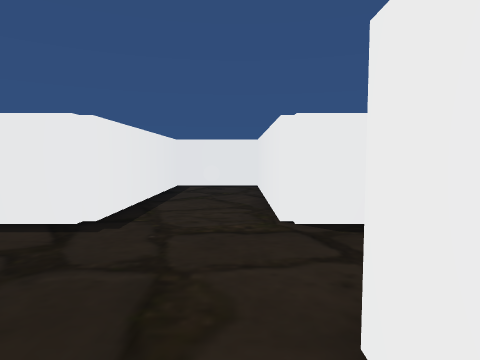
view 1 (above)

16 first-person views from a walk through a 3-D level made in the Unity game engine. The camera is 1.2 m above the floor, tilts 4° down and sees 75° across. The floor is counted in squares, 1 m on a side. Each view is taken from the middle of a square. On the plan, view 1 faces up. The plan holds only what a view shows up to about 13 squares ahead; the rest is blank. The place goes on beyond the plan. The player character is not drawn.

view 2
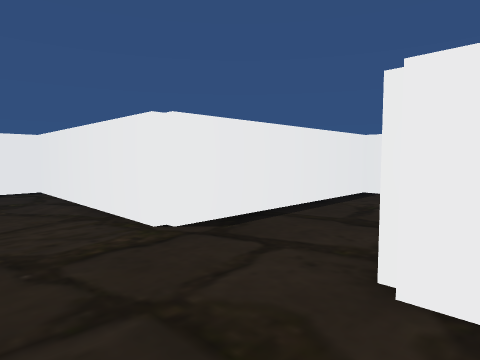

view 3
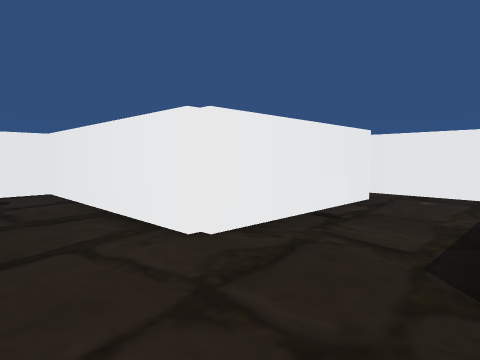

view 4
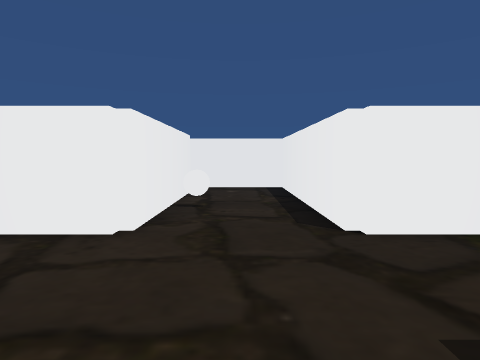

view 5
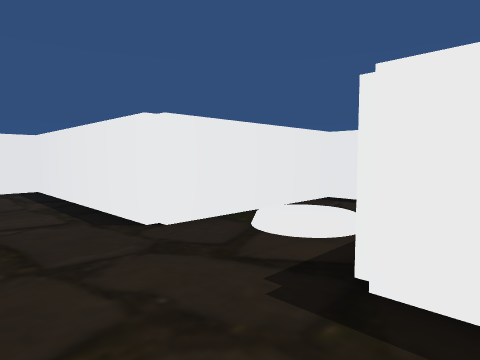

view 6
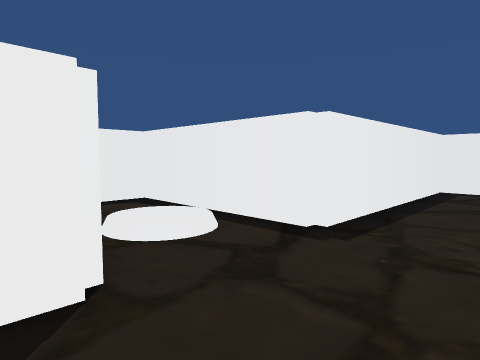

view 7
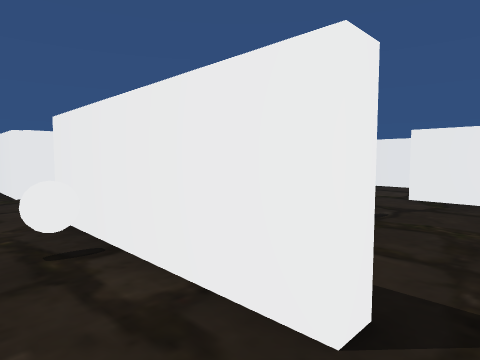

view 8
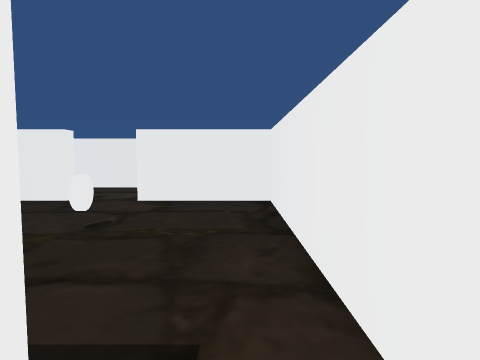

view 9
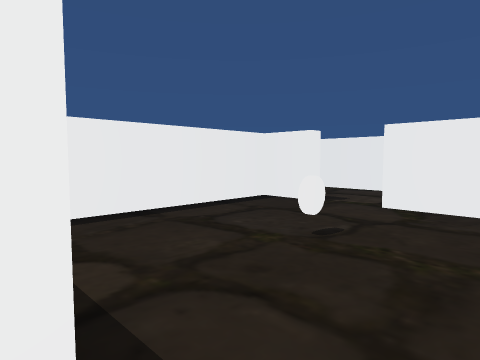

view 10
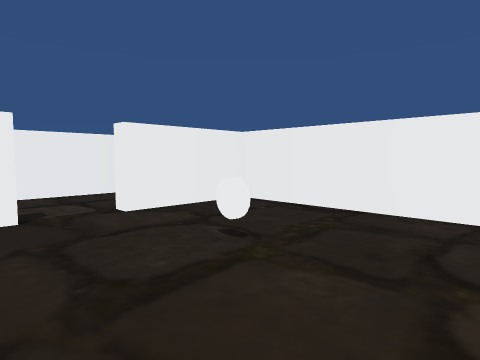

view 11
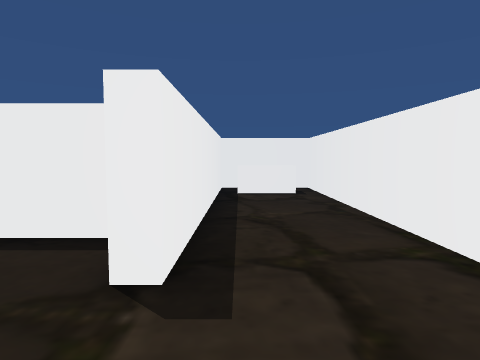

view 12
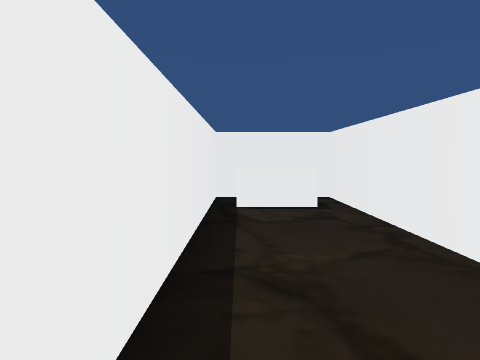

view 13
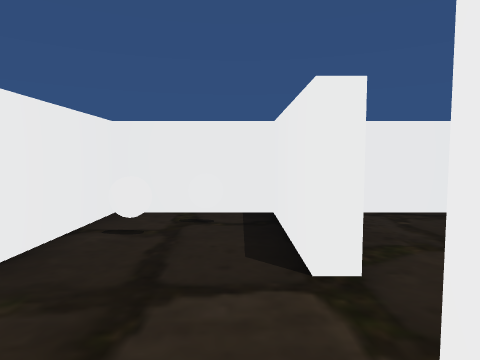

view 14
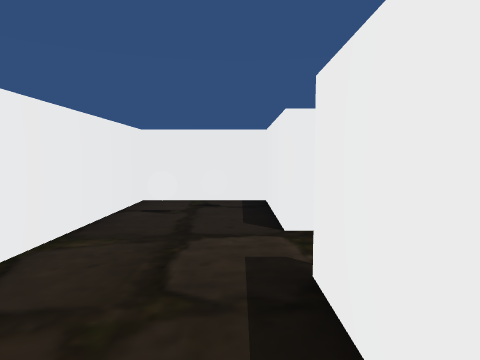

view 15
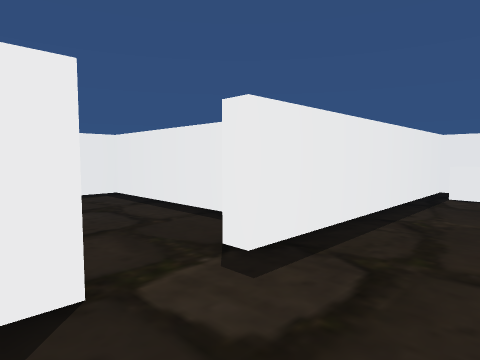

view 16
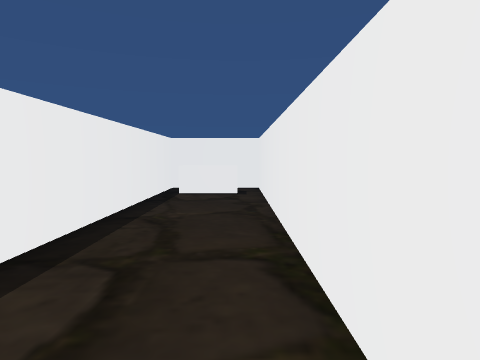

### Floor plan
Points are (right, up) in squares from view 1. A wall is a line through its corners. A room is listed if a view was taken in it or the views show most of it. See-through windows are left out.
Room 1 (views 1, 2, 3, 4, 5, 6, 7, 8)
walls: (-7.5, 2.1) (-2.7, 2.1) (-2.7, -5.9) (0.6, -5.9); (0.8, -4.1) (0.8, 2.1) (8.8, 2.1) (8.8, 3.5); (8.8, 5) (8.8, 5.6) (0.8, 5.6) (0.8, 13.6) (-2.7, 13.6) (-2.7, 5.6) (-7.5, 5.6)
ways out: opening at (1, -5) to room 2
objects: other object (-1, 12); other object (0, -1)
Room 2 (views 9, 10)
walls: (1.4, -4.1) (0.8, -4.1); (8.8, -0.1) (8.8, 1.6) (1.3, 1.6) (1.3, 0.4); (0.6, -5.9) (8.8, -5.9) (8.8, -2.1)
ways out: opening at (1, -5) to room 1; opening at (9, -1.5) to room 3
objects: other object (5, -2)
Room 3 (views 11, 12, 13, 14, 15, 16)
walls: (8.8, -2.1) (9.3, -2.1) (9.3, -5.9) (12.8, -5.9) (12.8, 9.6) (9.3, 9.6) (9.3, -0.1) (8.8, -0.1)
ways out: opening at (9, -1.5) to room 2
objects: other object (10, 8) to (12, 8); other object (11, -5); other object (12, -4)

Where each view was taken, in squares from view 1:
view 1: 0 up, 0 right, facing up
view 2: 1 up, 2 left, facing up-right
view 3: 5 up, 3 left, facing down-right
view 4: 7 up, 1 left, facing down
view 5: 7 up, 0 right, facing down-left
view 6: 1 up, 0 right, facing up-left
view 7: 5 down, 1 left, facing up-right
view 8: 5 down, 0 right, facing right
view 9: 5 down, 1 right, facing up-right
view 10: 1 up, 2 right, facing down-right
view 11: 3 down, 10 right, facing up
view 12: 0 up, 10 right, facing up
view 13: 1 up, 10 right, facing down
view 14: 3 up, 10 right, facing down
view 15: 3 down, 12 right, facing up-left
view 16: 3 down, 12 right, facing up
